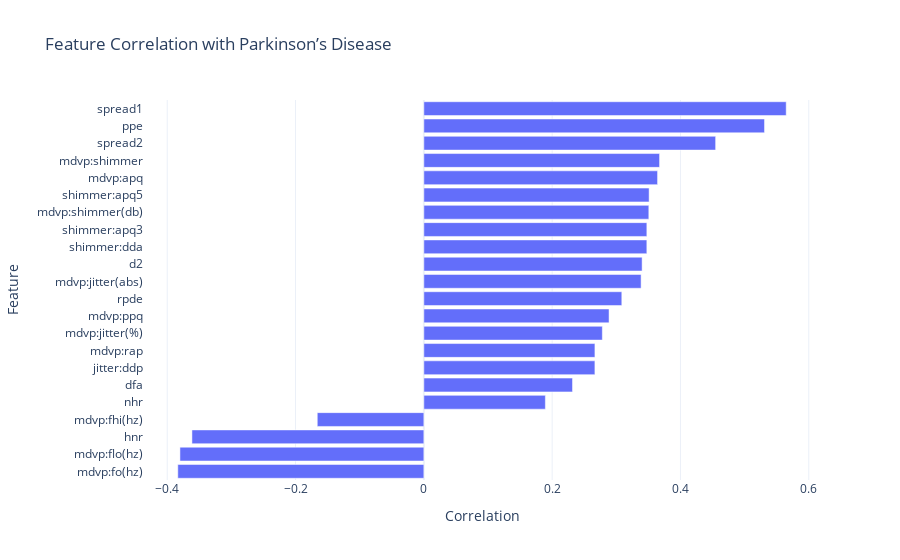

Notebook source saved alongside this figure:
### Code cell
# 📊 Step 9: Feature Correlation with Target Variable (Parkinson’s Disease)

# ✅ Compute correlation of each feature with 'status'
if 'status' in df_scaled.columns:
    corr = df_scaled.corr(numeric_only=True)['status'].drop('status').sort_values(ascending=False)

    # ✅ Plot feature correlation as a horizontal bar chart
    fig = px.bar(
        x=corr.values, 
        y=corr.index,
        orientation='h',
        title="Feature Correlation with Parkinson’s Disease",
        labels={'x': 'Correlation', 'y': 'Feature'},
        template="plotly_white"
    )
    fig.update_layout(yaxis={'categoryorder': 'total ascending'})
    fig.show()
else:
    print("⚠️ 'status' column not found in dataset.")

### Figure 1 — Plotly figure (JSON) as saved in the notebook; plotly's stock layout.template omitted (floating-point values rounded to 4 significant figures)
{"data": [{"hovertemplate": "Correlation=%{x}<br>Feature=%{y}<extra></extra>", "legendgroup": "", "marker": {"color": "#636efa", "pattern": {"shape": ""}}, "name": "", "orientation": "h", "showlegend": false, "textposition": "auto", "type": "bar", "x": [0.5648, 0.531, 0.4548, 0.3674, 0.3643, 0.3511, 0.3507, 0.3476, 0.3476, 0.3402, 0.3387, 0.3086, 0.2887, 0.2782, 0.2667, 0.2666, 0.2317, 0.1894, -0.1661, -0.3615, -0.3802, -0.3835], "xaxis": "x", "y": ["spread1", "ppe", "spread2", "mdvp:shimmer", "mdvp:apq", "shimmer:apq5", "mdvp:shimmer(db)", "shimmer:apq3", "shimmer:dda", "d2", "mdvp:jitter(abs)", "rpde", "mdvp:ppq", "mdvp:jitter(%)", "mdvp:rap", "jitter:ddp", "dfa", "nhr", "mdvp:fhi(hz)", "hnr", "mdvp:flo(hz)", "mdvp:fo(hz)"], "yaxis": "y"}], "layout": {"barmode": "relative", "legend": {"tracegroupgap": 0}, "title": {"text": "Feature Correlation with Parkinson’s Disease"}, "xaxis": {"anchor": "y", "domain": [0, 1], "title": {"text": "Correlation"}}, "yaxis": {"anchor": "x", "categoryorder": "total ascending", "domain": [0, 1], "title": {"text": "Feature"}}}}
